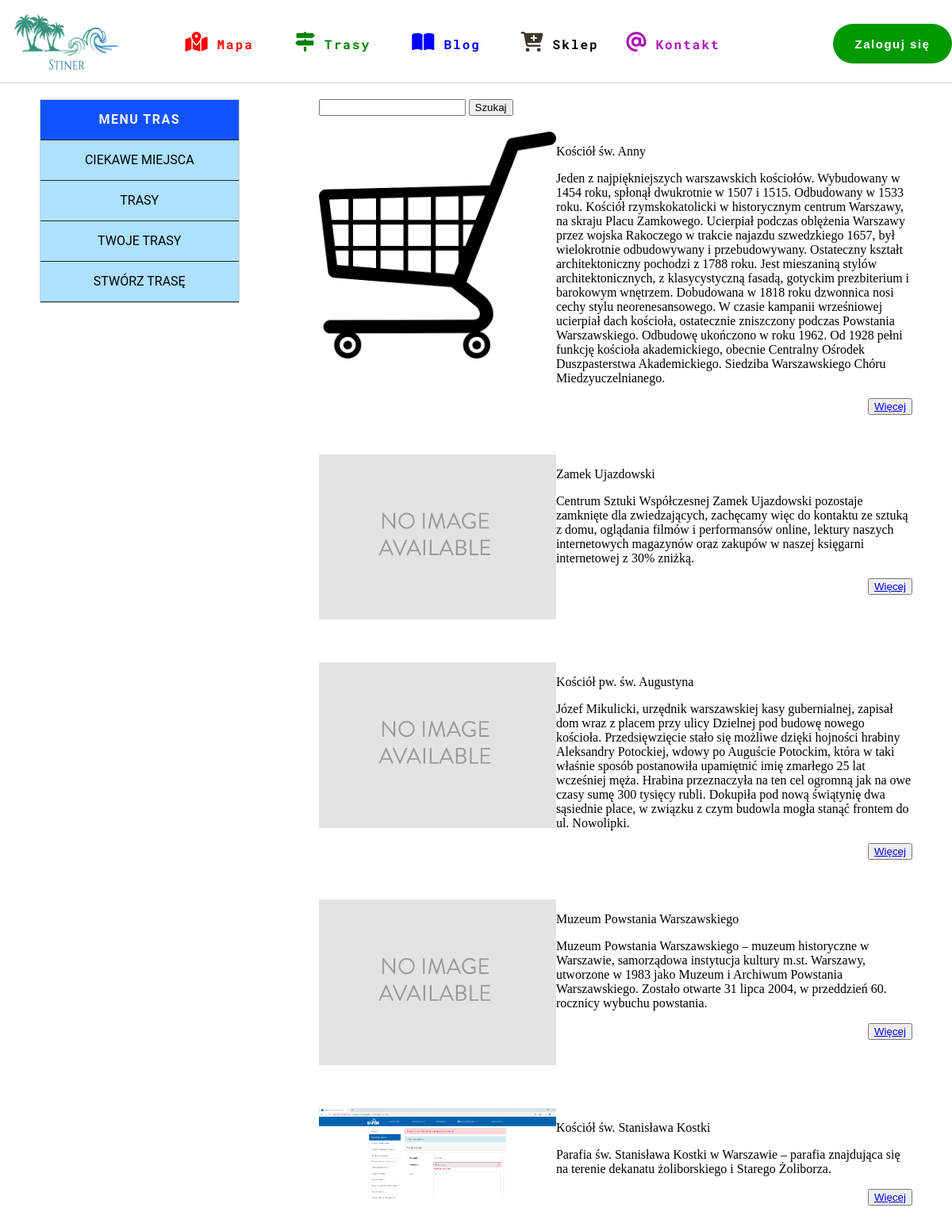
The app's page /trails/points/, older data.
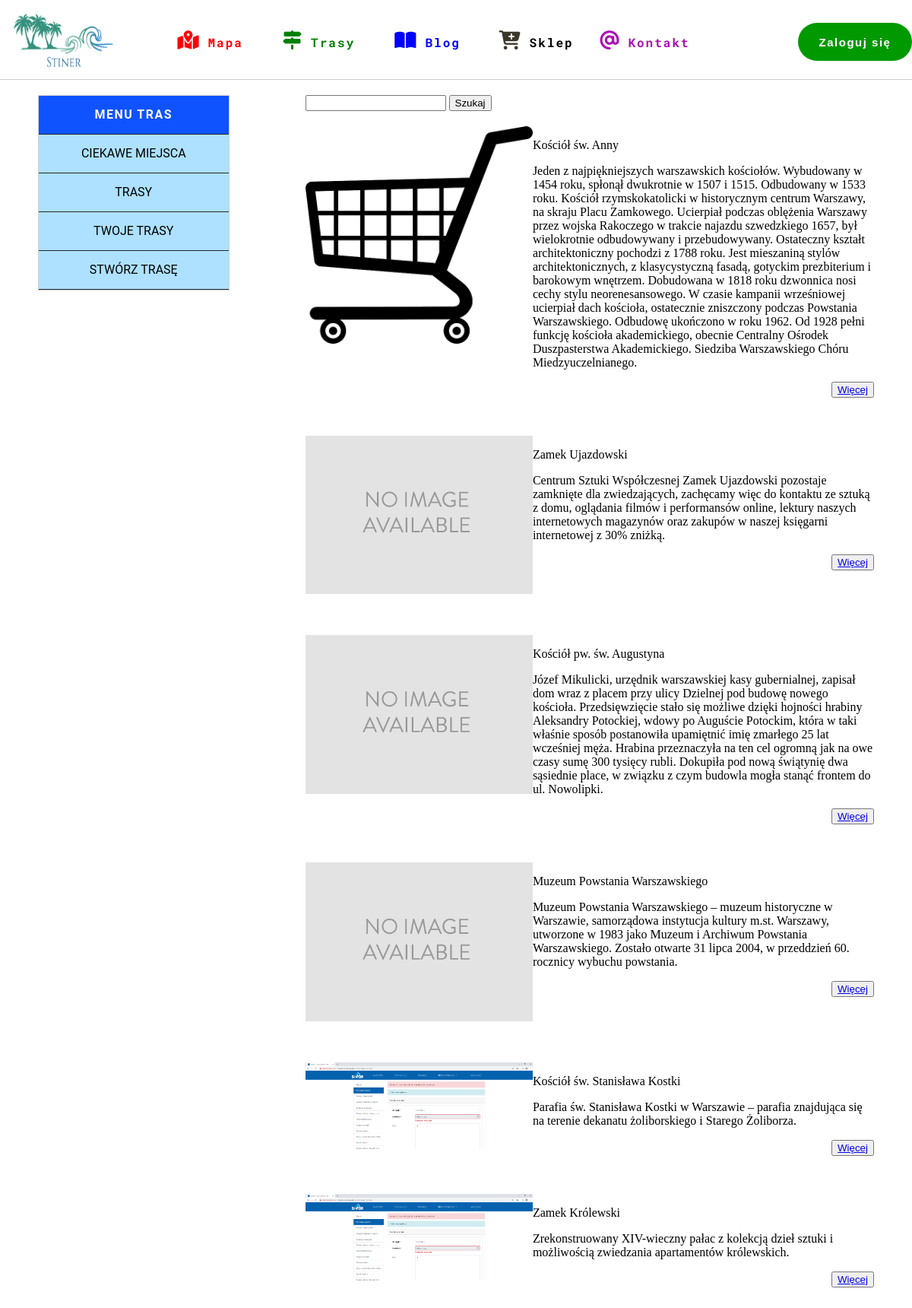
The same page, newer data.
### map/models.py (models this page shows, shortened)
class Point(models.Model):
    TYPE_POINT = (
        ('castle', 'Zamek'),
        ('church', 'Kościół')
    )
    name = models.CharField(max_length=30)
    coordinateX = models.DecimalField(max_length=30, decimal_places=5, max_digits=100)
    coordinateY = models.DecimalField(max_length=30, decimal_places=5, max_digits=100)
    image = models.ImageField(upload_to='media/img_point/%Y/%m%d')
    descriptions = models.TextField()
    type = models.CharField(max_length=10, choices=TYPE_POINT)
    trails = models.ManyToManyField(Trail, blank=True)

### trails/views.py (the view)
# urls.py: path('points/', views.PointsListView.as_view(), name='points'),
class PointsListView(ListView):
    template_name = 'points/points.html'
    list = Point.objects.all()
    def get(self, request, *args, **kwargs):
        template_name = 'points/points.html'
        query = request.GET.get('search')
        if query:
            self.list = self.list.filter(name__contains=query)
        return render(request, template_name,
                      {'list': self.list})

### trails/templates/points/points.html
{% extends 'base_trail.html' %}
{% block content %}
    <div class="search_points">
        <form action="" method="GET">
            <input type="text" name="search">
            <button class="search">Szukaj</button>
        </form>
    </div>
    {% for element in list %}
        <div class="point">
            <div class="image_point"><img src="{{element.image.url}}" alt=""></div>
            <div class="point_descriptions">
                <p>{{element.name}}</p>
                <p>{{element.descriptions}}</p>
                 <div class="point_descriptions_more"><button><a href="{% url 'trails:point_detail' element.id %}">Więcej</a></button></div>
            </div>
        </div>
    {% endfor %}
{% endblock %}

### trails/templates/base_trail.html (shortened to what this page needs)
{% load static %}
<!DOCTYPE html>
<html lang="en">
<head>
    <link rel="stylesheet" href="{% static 'css/style.css' %}">
    <link rel="stylesheet" href="{% static 'css/style_trail.css' %}">
</head>
<body>
<div id="top">
    <div class="logo"><img src="{% static 'img/logo.png' %}" alt="logo"></div>
    <div class="menu">
        <ul>
            <li class="red"><a href="/"><i class="fas fa-map-marked-alt"></i>Mapa</a></li>
            <li class="green"><a href="{% url "trails:basic_trails" %}"><i class="fas fa-map-signs"></i>Trasy</a></li>
            <li class="blue"><a href="{% url "blog:list_posts" %}"><i class="fas fa-book-open"></i>Blog</a></li>
            <li><a href="{%url "list_products"%}"><i class="fas fa-cart-plus"></i>Sklep</a></li>
            <li class="gold"><a href="#"><i class="fas fa-at"></i>Kontakt</a></li>
        </ul>
    </div>
    <div class="login">
        {% if user.is_authenticated %}
        <button><a href="{% url 'logout' %}">Wyloguj się</a></button>
        {% else %}
        <button><a href="{% url 'login' %}">Zaloguj się</a></button>
        {% endif %}
    </div>
</div>
<div class="trail">
    <div class="menu_trail">
        <ul>
            <li>Menu tras</li>
            <li><a href="{% url 'trails:points' %}">Ciekawe miejsca</a></li>
            <li><a href="{% url 'trails:all_trails' %}">Trasy</a></li>
            <li><a href="{% url 'trails:user_trails' %}">Twoje trasy</a></li>
            <li><a href="{% url 'trails:user_trail_add' %}">Stwórz trasę</a></li>
            </ul>
    </div>
    <div class="content_trail">
        {% block content %}
        {% endblock %}
        </div>
    </div>
</body>
</html>

### map/static/css/style.css (style rules this page uses)
html, body { width: 100%;height: 100%;margin: 0;padding: 0; }
#top { border-bottom:1px solid #cbcdcc; height: 13vh; display:flex; }
#top div.logo { margin:10px; height:11vh; width: 150px; }
#top div.logo img { width:100%; height:100%; }
div#top div.menu { width:65%; height:10vh; font-family: 'Roboto Mono', monospace; }
div#top div.menu ul { display:flex; justify-content:space-between; list-style:none; height:11vh; }
div#top div.menu ul li { width: 25%; line-height:10vh; }
div#top div.menu ul li a { display:block; text-align: center; color: black; font-weight:bold; font-size:16px; letter-spacing:2px; text-decoration:none; }
div#top div.menu ul li.red a { color:red; }
div#top div.menu ul li.blue a { color:blue; }
div#top div.menu ul li.green a { color:green }
div#top div.menu ul li.gold a { color: #ab0fb5; }
div#top div.menu ul li a i { font-size:25px; margin-right:10px; color: #3b372b; }
div#top div.menu ul li.red a i { color:red; }
div#top div.menu ul li.green a i { color:green; }
div#top div.menu ul li.blue a i { color:blue; }
div#top div.menu ul li.gold a i { color: #ab0fb5; }
div.login { margin-left:130px; }
div.login button { margin-top:30px; width:150px; height:50px; border-radius:25px; border-style: none; background-color:#009900; }
div.login button a { color:white; font-weight:bold; letter-spacing:1.5px; text-decoration:none; font-size:15px; }

### map/static/css/style_trail.css (style rules this page uses)
div.trail { display: flex; }
div.trail div.menu_trail { width:25vw; margin: 20px 50px; border:1px solid #cfcfcf; max-height:255px; }
div.trail div.menu_trail ul { list-style: none; height:100%; padding: 0; margin:0; }
div.trail div.menu_trail ul li { height:50px; line-height: 50px; border-bottom: 1px solid #262626; text-align: center; }
div.trail div.menu_trail ul li:nth-of-type(1) { background-color: #0e53ff; color:whitesmoke; text-transform: uppercase; font-weight: bold; font-family: "Roboto", "DejaVu Sans", "Bitstream Vera Sans", Verdana, Arial, sans-serif; letter-spacing: 1.5px; }
div.trail div.menu_trail ul li a { text-decoration: none; text-transform: uppercase; font-family: "Roboto", "DejaVu Sans", "Bitstream Vera Sans", Verdana, Arial, sans-serif; display: block; color: #000000; background-color: rgba(0, 162, 255, 0.32); }
div.trail div.content_trail { margin:20px 50px; width:75vw; }
div.point { margin: 20px 0 50px 0; display: flex; }
div.point div.image_point { width:40%; height: 50%; }
div.point div.image_point img { width:100%; height:100%; }
div.point div.point_descriptions { width:60%; height:100%; justify-content: space-between; }
div.point div.point_descriptions div.point_descriptions_more { text-align: right; }

Row changes from the older to the newer data that the page shows:
added Point: image (picture), name "Zamek Królewski", descriptions "Zrekonstruowany XIV-wieczny pałac z kolekcją dzieł sztuki i możliwością zwiedzania apartamentów królewskich."
